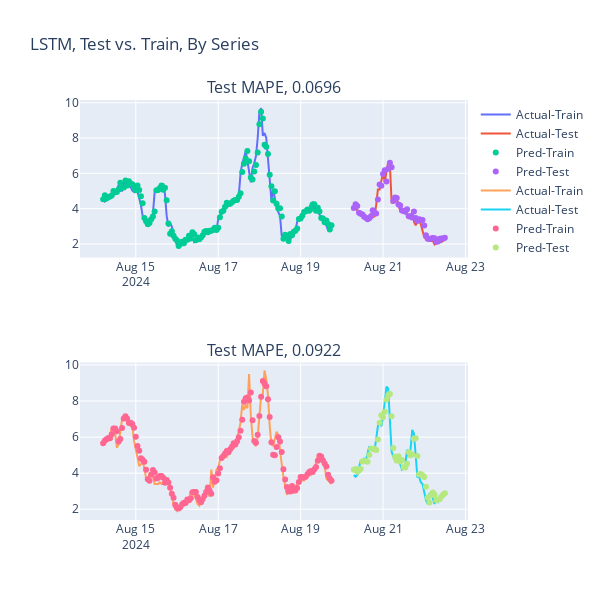

Write notebook code for a chart like this one.
### Code cell
# graphing data
dates = formatted_df['Date'].sort_values(ascending=True).drop_duplicates().to_list()
model_type = 'LSTM'
plot_comparison(trainPredict, testPredict, trainY, testY, dates, model_type)
